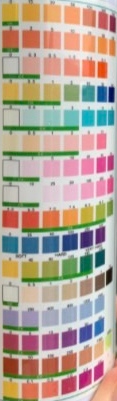
#> input picture ImageProcessingProject/findGradient/test03/box/box3.png, 117 x 401 px, found by its file name
$ python box03_Gradient.py
#> lines starting #> are read from the running program, lines starting #| are printed output that depends on the picture; after the words box and inside, x2 and y2 are one past the last pixel; in counts of white or black regions, pixels touching at a corner belong together
import cv2 as cv
import numpy as np
from matplotlib import pyplot as plt

image = cv.imread('findGradient/test03/box/box3.png', cv.IMREAD_GRAYSCALE)
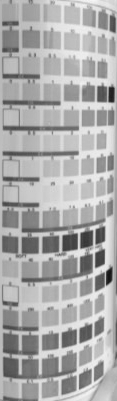
#> image: shape (401, 117); min 21, max 246, mean 170.7

sobel_x = cv.Sobel(image, cv.CV_64F, 1, 0, ksize=3)
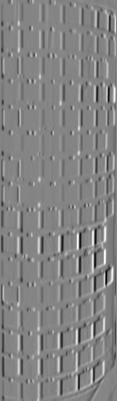
#> sobel_x: shape (401, 117) float64; min -655, max 610, mean -1.3; drawn with min black and max white
sobel_y = cv.Sobel(image, cv.CV_64F, 0, 1, ksize=3)
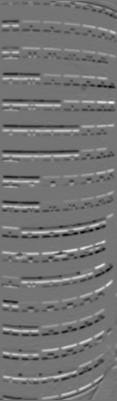
#> sobel_y: shape (401, 117) float64; min -525, max 624, mean -0.5; drawn with min black and max white
gradient_magnitude = np.sqrt(sobel_x**2 + sobel_y**2)
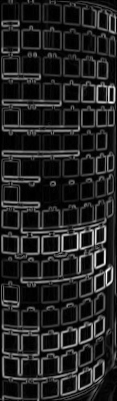
#> gradient_magnitude: shape (401, 117) float64; min 0, max 665.5, mean 93.2; drawn with min black and max white

threshold_value = 100
white_gradient_mask = gradient_magnitude > threshold_value
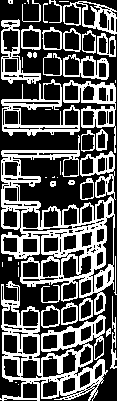
#> white_gradient_mask: shape (401, 117) bool; 35.1% white; 47 white regions (17 under 20 px), largest, box (x1, y1, x2, y2) and area: (1, 135, 116, 315) 6255, (0, 281, 108, 401) 3866, (1, 79, 80, 136) 1277

white_mask = np.zeros_like(image)
white_mask [white_gradient_mask] = 255

plt.subplot(1,2,1),plt.imshow(image,cmap = 'gray')
plt.title('Original'), plt.xticks([]), plt.yticks([])

plt.subplot(1,2,2),plt.imshow(white_mask,cmap='gray')
plt.title('White gradient mask'),plt.xticks([]),plt.yticks([])

plt.show()
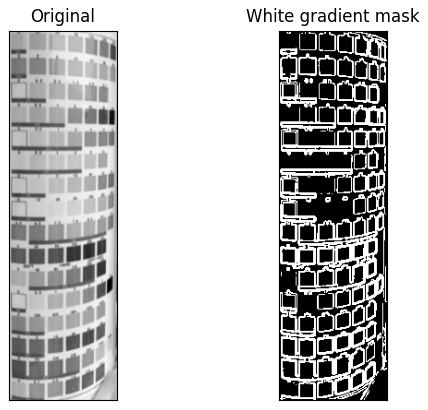
#> figure drawn by matplotlib, 2 panels
